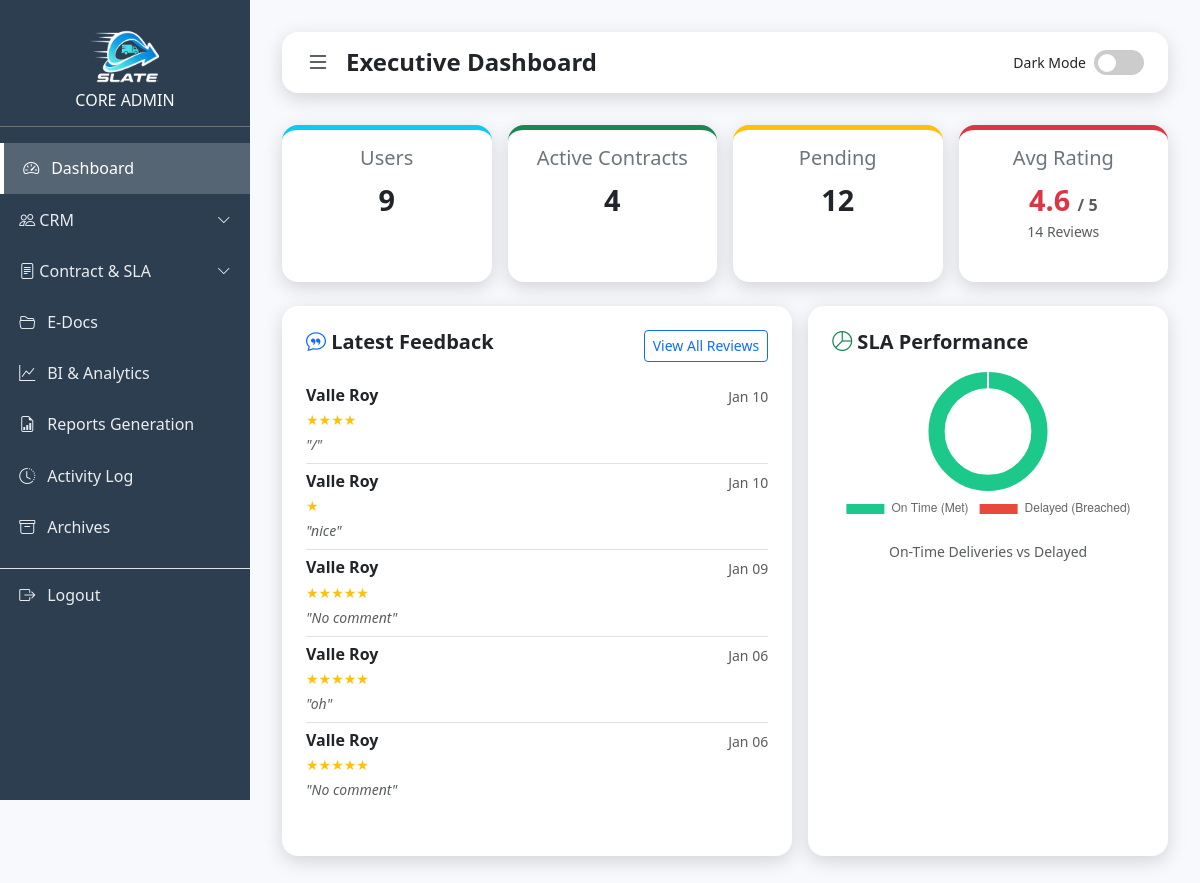
Before: /admin.php (signed in) with the older database file.
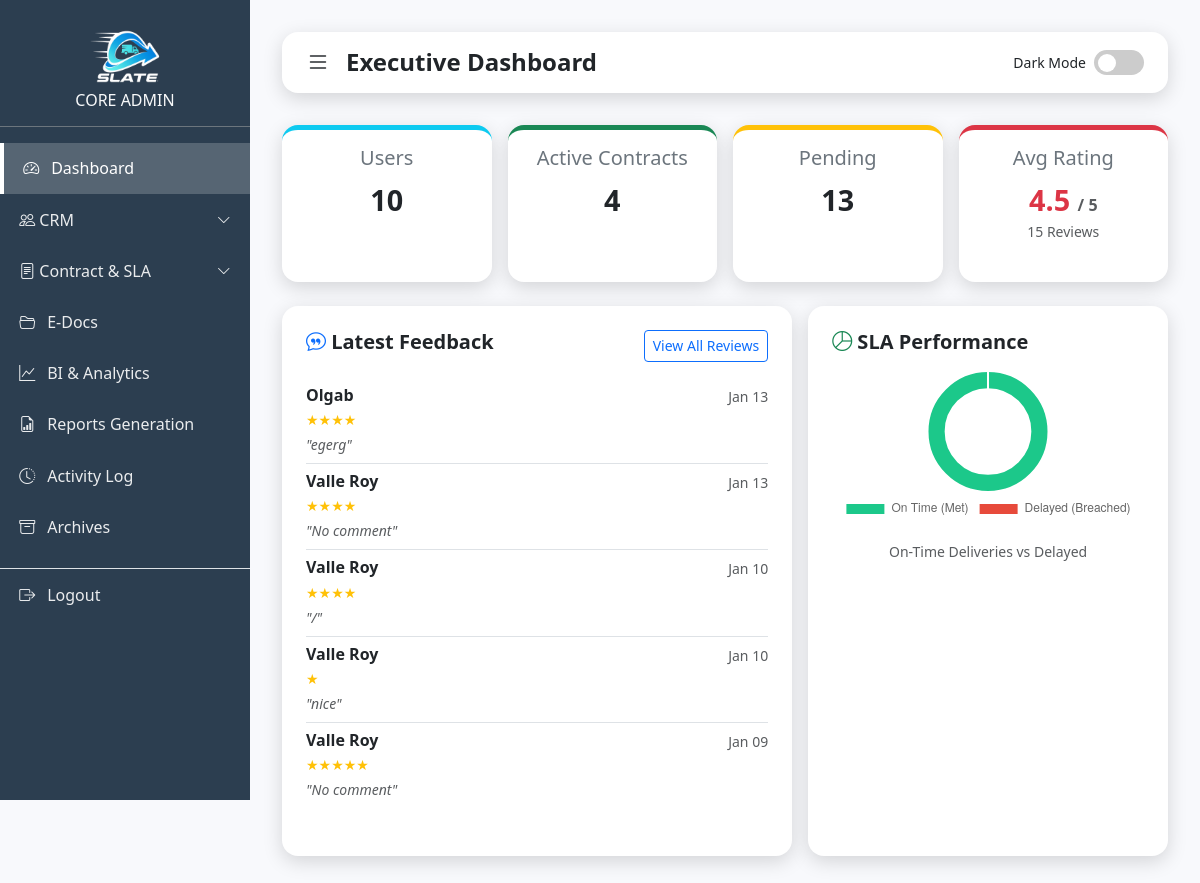
After: the same page with the newer database file.
### tables this page shows
CREATE TABLE `shipments` (
  `id` int(11) NOT NULL,
  `contract_number` varchar(50) DEFAULT NULL,
  `user_id` int(11) NOT NULL,
  `sender_name` varchar(100) NOT NULL,
  `sender_contact` varchar(50) DEFAULT NULL,
  `receiver_name` varchar(100) NOT NULL,
  `receiver_contact` varchar(50) DEFAULT NULL,
  `origin_address` varchar(255) DEFAULT NULL,
  `destination_address` varchar(255) DEFAULT NULL,
  `specific_address` text DEFAULT NULL,
  `address` varchar(255) DEFAULT NULL,
  `weight` decimal(10,2) NOT NULL,
  `package_type` varchar(50) DEFAULT NULL,
  `package_description` text NOT NULL,
  `distance_km` decimal(10,2) DEFAULT 0.00,
  `price` decimal(10,2) DEFAULT 0.00,
  `sla_agreement` text DEFAULT NULL,
  `payment_method` varchar(50) DEFAULT 'Unspecified',
  `bank_name` varchar(50) DEFAULT NULL,
  `status` varchar(50) DEFAULT 'Pending',
  `sla_status` enum('Met','Breached','Pending') DEFAULT 'Pending',
  `proof_image` varchar(255) DEFAULT NULL,
  `created_at` timestamp NOT NULL DEFAULT current_timestamp(),
  `ip_address` varchar(45) DEFAULT NULL,
  `ai_estimated_time` varchar(100) DEFAULT 'Calculating...',
  `target_delivery_date` datetime DEFAULT NULL,
  `rating` int(11) DEFAULT 0,
  `feedback_text` text DEFAULT NULL,
  `destination_island` varchar(50) DEFAULT 'Luzon'
);

CREATE TABLE `accounts` (
  `id` int(11) NOT NULL,
  `username` varchar(255) DEFAULT NULL,
  `email` varchar(100) NOT NULL,
  `phone_number` varchar(20) DEFAULT NULL,
  `gender` enum('Male','Female','Other') DEFAULT NULL,
  `password` varchar(255) DEFAULT NULL,
  `profile_image` varchar(255) DEFAULT NULL,
  `role` enum('admin','user') DEFAULT 'user',
  `created_at` timestamp NOT NULL DEFAULT current_timestamp(),
  `otp_hash` varchar(255) DEFAULT NULL,
  `otp_expires_at` datetime DEFAULT NULL,
  `otp_attempts` int(11) DEFAULT 0,
  `last_otp_sent_at` datetime NOT NULL DEFAULT current_timestamp()
);

### admin.php (the view, shortened to what the changed rows need)
<?php
include("connection.php");
$sql = "SELECT COUNT(*) AS total_users FROM accounts WHERE role='user'";
$users = $conn->query($sql)->fetch_assoc()['total_users'];
$sql = "SELECT COUNT(*) as total_pending FROM shipments WHERE status = 'Pending'";
$pending = $conn->query($sql)->fetch_assoc()['total_pending'];
$sql = "SELECT AVG(rating) as avg_rate, COUNT(*) as total_reviews FROM shipments WHERE rating > 0";
$rateData = $conn->query($sql)->fetch_assoc();
$avgRating = number_format($rateData['avg_rate'], 1);
$totalReviews = $rateData['total_reviews'];
$met = $conn->query("SELECT COUNT(*) as c FROM shipments WHERE sla_status='Met'")->fetch_assoc()['c'];
$breached = $conn->query("SELECT COUNT(*) as c FROM shipments WHERE sla_status='Breached'")->fetch_assoc()['c'];
$feedbacks = $conn->query("SELECT s.rating, s.feedback_text, s.created_at, a.username
                           FROM shipments s
                           JOIN accounts a ON s.user_id = a.id
                           WHERE s.rating > 0
                           ORDER BY s.created_at DESC LIMIT 5");
?>
<!DOCTYPE html>
<html lang="en">
<head>
  <link href="https://cdn.jsdelivr.net/npm/bootstrap@5.3.3/dist/css/bootstrap.min.css" rel="stylesheet">
  <link href="https://cdn.jsdelivr.net/npm/bootstrap-icons@1.11.3/font/bootstrap-icons.css" rel="stylesheet">
</head>
<body>
  <div class="content" id="mainContent">
    <div class="row g-3 mb-4">
      <div class="col-md-3">
        <div class="card p-3 text-center border-top border-5 border-info h-100">
          <h5 class="text-secondary">Users</h5>
          <div class="stat-value text-dark"><?php echo $users; ?></div>
        </div>
      </div>
      <div class="col-md-3">
        <div class="card p-3 text-center border-top border-5 border-warning h-100">
          <h5 class="text-secondary">Pending</h5>
          <div class="stat-value text-dark"><?php echo $pending; ?></div>
        </div>
      </div>
      <div class="col-md-3">
        <div class="card p-3 text-center border-top border-5 border-danger h-100">
          <h5 class="text-secondary">Avg Rating</h5>
          <div class="stat-value text-danger">
            <?php echo $avgRating; ?> <small class="fs-6 text-muted">/ 5</small>
          </div>
          <small class="text-muted"><?php echo $totalReviews; ?> Reviews</small>
        </div>
      </div>
    </div>
    <div class="row g-3">
      <div class="col-lg-7">
        <div class="card h-100">
          <div class="list-group list-group-flush">
            <?php if($feedbacks->num_rows > 0): while($f = $feedbacks->fetch_assoc()): ?>
            <div class="list-group-item px-0">
              <div class="d-flex w-100 justify-content-between">
                <h6 class="mb-1 fw-bold"><?php echo htmlspecialchars($f['username']); ?></h6>
                <small class="text-muted"><?php echo date('M d', strtotime($f['created_at'])); ?></small>
              </div>
              <div class="text-warning small mb-1">
                <?php for($i=0; $i<$f['rating']; $i++) echo '★'; ?>
              </div>
              <small class="text-muted fst-italic">"<?php echo $f['feedback_text'] ?: 'No comment'; ?>"</small>
            </div>
            <?php endwhile; else: ?>
              <p class="text-center text-muted py-4">No feedback yet.</p>
            <?php endif; ?>
          </div>
        </div>
      </div>
    </div>
  </div>
  <script>
    initDarkMode("adminThemeToggle", "adminDarkMode");
    document.getElementById('hamburger').addEventListener('click', () => {
      document.getElementById('sidebar').classList.toggle('collapsed');
      document.getElementById('mainContent').classList.toggle('expanded');
    });
    new Chart("slaChart", {
      type: "doughnut",
      data: {
        labels: ["On Time (Met)", "Delayed (Breached)"],
        datasets: [{
          backgroundColor: ["#1cc88a", "#e74a3b"],
          data: [<?php echo $met; ?>, <?php echo $breached; ?>]
        }]
      },
      options: { legend: { position: 'bottom' }, cutoutPercentage: 70 }
    });
  </script>
</body>
</html>

Changed rows visible on the page:
no longer on this page (row unchanged): shipments: user.username "Valle Roy", created_at "Jan 06", rating 5 (drawn), feedback_text "oh"
no longer on this page (row unchanged): shipments: user.username "Valle Roy", created_at "Jan 06", rating 5 (drawn), feedback_text "No comment"
added shipments: user.username "Olgab", created_at "Jan 13", rating 4 (drawn), feedback_text "egerg"
added shipments: user.username "Valle Roy", created_at "Jan 13", rating 4 (drawn), feedback_text "No comment"
Other visible differences:
$users: "9" → "10"
$pending: "12" → "13"
$avgRating: "4.6" → "4.5"
$totalReviews: "14" → "15"
